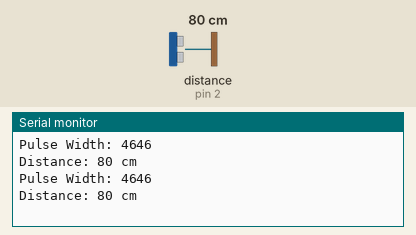
Bench run of a sketch on a simulated Arduino Uno, built with avr-gcc and run on an emulated ATmega328P. Shown: the last lines printed to the serial monitor. Wiring (inferred from the names in the program): ultrasonic range finder: trigger pin 4; echo pin 2. The test bench sets the inputs (shaded band); at power-on: distance to the obstacle (sensor on pin 2) 80 cm. The echo pulse lasts 58.3 µs per cm.

Above: at 1.8 s.
1.9 s: distance to the obstacle (sensor on pin 2) set to 2 cm
At 2.4 s:
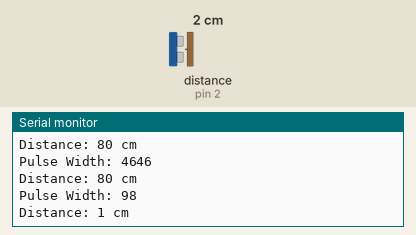
3.4 s: distance to the obstacle (sensor on pin 2) set to 4 cm
At 4.8 s:
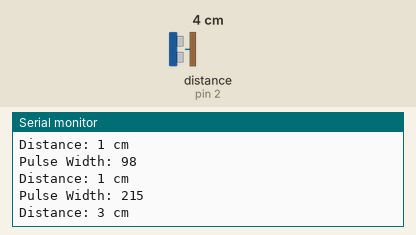
Timing chart, 0 to 6.4 s (numbered marks = the images above; inputs shaded):
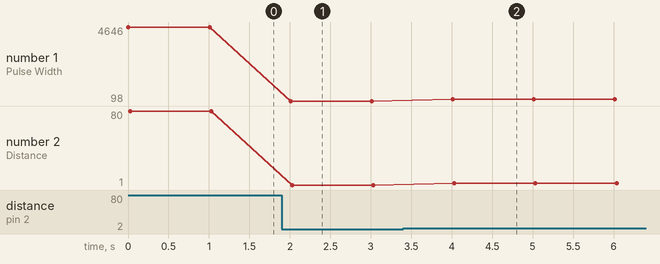

Measured:
- after the input at 1.9 s, the serial monitor: prints a new line after 0.11 s (image 1)
- after the input at 3.4 s, the serial monitor: prints a new line after 0.61 s (image 2)
- plotted number 1: 4646 → 98 after the input at 1.9 s, 98 → 215 after the input at 3.4 s
- plotted number 2: 80 → 1 after the input at 1.9 s, 1 → 3 after the input at 3.4 s

The sketch:

W14_1_Ultrasonic.ino
```cpp
// งาน 14.1 : Ultrasonic Sensor (HC-SR04) วัดระยะทาง แสดงผลทาง Serial Monitor
// บอร์ด Arduino UNO R4 WiFi
// วงจร: VCC -> 5V, Trig -> D4, Echo -> D2, GND -> GND (ตามสไลด์)

const int TRIG_PIN = 4;
const int ECHO_PIN = 2;

void setup() {
  Serial.begin(9600);
  pinMode(TRIG_PIN, OUTPUT);
  pinMode(ECHO_PIN, INPUT);
}

void loop() {
  digitalWrite(TRIG_PIN, LOW);
  delayMicroseconds(2);
  digitalWrite(TRIG_PIN, HIGH);          // ยิงคลื่นเสียง 10 µs
  delayMicroseconds(10);
  digitalWrite(TRIG_PIN, LOW);

  long pulseWidth = pulseIn(ECHO_PIN, HIGH, 30000);   // เวลาไป-กลับ (µs), รอสูงสุด 30 ms

  Serial.print("Pulse Width: ");
  Serial.println(pulseWidth);

  if (pulseWidth == 0) {
    Serial.println("Distance: out of range");
  } else {
    // เสียงเดิน 1 cm ใช้ประมาณ 29 µs และต้องหาร 2 เพราะไป-กลับ
    long distance = pulseWidth / 29 / 2;
    Serial.print("Distance: ");
    Serial.print(distance);
    Serial.println(" cm");
  }
  delay(1000);
}
```
